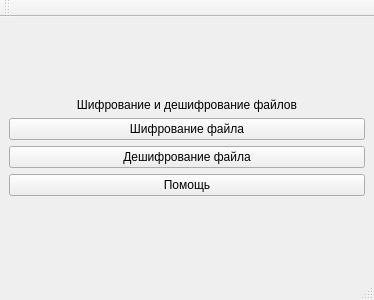
<?xml version="1.0" encoding="UTF-8"?>
<ui version="4.0">
 <class>MainWindow</class>
 <widget class="QMainWindow" name="MainWindow">
  <property name="geometry">
   <rect>
    <x>0</x>
    <y>0</y>
    <width>374</width>
    <height>300</height>
   </rect>
  </property>
  <property name="font">
   <font>
    <family>Bahnschrift SemiLight SemiConde</family>
    <pointsize>15</pointsize>
    <italic>false</italic>
    <bold>false</bold>
   </font>
  </property>
  <property name="windowTitle">
   <string>MainWindow</string>
  </property>
  <property name="styleSheet">
   <string notr="true">QPushButton {
	font: 350 16pt &quot;Bahnschrift SemiLight SemiConde&quot;;
}
 QLabel {
	font: 350 16pt &quot;Bahnschrift SemiLight SemiConde&quot;;
}

QPushButton::hover {
	background-color:rgb(188, 188, 188);
	border-radius:10px;
}

</string>
  </property>
  <widget class="QWidget" name="centralwidget">
   <property name="styleSheet">
    <string notr="true"/>
   </property>
   <layout class="QVBoxLayout" name="verticalLayout">
    <item>
     <layout class="QGridLayout" name="gridLayout">
      <item row="0" column="0">
       <widget class="QLabel" name="label">
        <property name="sizePolicy">
         <sizepolicy hsizetype="Expanding" vsizetype="Fixed">
          <horstretch>0</horstretch>
          <verstretch>0</verstretch>
         </sizepolicy>
        </property>
        <property name="text">
         <string>Шифрование и дешифрование файлов</string>
        </property>
        <property name="textFormat">
         <enum>Qt::RichText</enum>
        </property>
        <property name="alignment">
         <set>Qt::AlignCenter</set>
        </property>
       </widget>
      </item>
      <item row="1" column="0">
       <widget class="QPushButton" name="pushButton">
        <property name="styleSheet">
         <string notr="true">
</string>
        </property>
        <property name="text">
         <string>Шифрование файла</string>
        </property>
       </widget>
      </item>
      <item row="2" column="0">
       <widget class="QPushButton" name="decrypt_button">
        <property name="styleSheet">
         <string notr="true"/>
        </property>
        <property name="text">
         <string>Дешифрование файла</string>
        </property>
       </widget>
      </item>
      <item row="3" column="0">
       <widget class="QPushButton" name="help_button">
        <property name="styleSheet">
         <string notr="true"/>
        </property>
        <property name="text">
         <string>Помощь</string>
        </property>
       </widget>
      </item>
     </layout>
    </item>
   </layout>
  </widget>
  <widget class="QStatusBar" name="statusbar"/>
  <widget class="QToolBar" name="toolBar">
   <property name="windowTitle">
    <string>toolBar</string>
   </property>
   <attribute name="toolBarArea">
    <enum>TopToolBarArea</enum>
   </attribute>
   <attribute name="toolBarBreak">
    <bool>false</bool>
   </attribute>
  </widget>
 </widget>
 <resources/>
 <connections/>
</ui>
